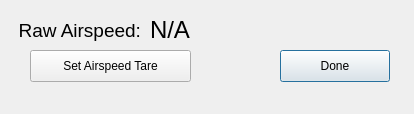
<?xml version="1.0" encoding="UTF-8"?>
<ui version="4.0">
 <class>DialogCalibrate</class>
 <widget class="QDialog" name="DialogCalibrate">
  <property name="geometry">
   <rect>
    <x>0</x>
    <y>0</y>
    <width>414</width>
    <height>114</height>
   </rect>
  </property>
  <property name="windowTitle">
   <string>Dialog</string>
  </property>
  <widget class="QLabel" name="lblRawAirspeed">
   <property name="geometry">
    <rect>
     <x>10</x>
     <y>20</y>
     <width>131</width>
     <height>21</height>
    </rect>
   </property>
   <property name="font">
    <font>
     <pointsize>14</pointsize>
    </font>
   </property>
   <property name="text">
    <string>Raw Airspeed:</string>
   </property>
   <property name="alignment">
    <set>Qt::AlignRight|Qt::AlignTrailing|Qt::AlignVCenter</set>
   </property>
  </widget>
  <widget class="QLabel" name="txtRawAirspeed">
   <property name="geometry">
    <rect>
     <x>150</x>
     <y>20</y>
     <width>56</width>
     <height>20</height>
    </rect>
   </property>
   <property name="font">
    <font>
     <pointsize>18</pointsize>
    </font>
   </property>
   <property name="text">
    <string>N/A</string>
   </property>
  </widget>
  <widget class="QPushButton" name="btnAirspeedTare">
   <property name="geometry">
    <rect>
     <x>30</x>
     <y>50</y>
     <width>161</width>
     <height>32</height>
    </rect>
   </property>
   <property name="text">
    <string>Set Airspeed Tare</string>
   </property>
  </widget>
  <widget class="QPushButton" name="btnDone">
   <property name="geometry">
    <rect>
     <x>280</x>
     <y>50</y>
     <width>110</width>
     <height>32</height>
    </rect>
   </property>
   <property name="text">
    <string>Done</string>
   </property>
   <property name="default">
    <bool>true</bool>
   </property>
  </widget>
 </widget>
 <resources/>
 <connections>
  <connection>
   <sender>btnDone</sender>
   <signal>clicked()</signal>
   <receiver>DialogCalibrate</receiver>
   <slot>accept()</slot>
   <hints>
    <hint type="sourcelabel">
     <x>370</x>
     <y>201</y>
    </hint>
    <hint type="destinationlabel">
     <x>271</x>
     <y>202</y>
    </hint>
   </hints>
  </connection>
 </connections>
 <slots>
  <slot>setAirspeedTare()</slot>
  <slot>setAoAPlatformTare()</slot>
  <slot>setAoAWingTare()</slot>
 </slots>
</ui>
